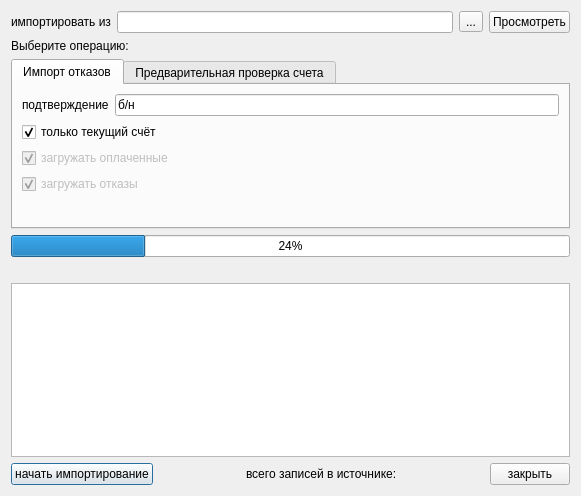
<?xml version="1.0" encoding="UTF-8"?>
<ui version="4.0">
 <class>Dialog</class>
 <widget class="QDialog" name="Dialog">
  <property name="geometry">
   <rect>
    <x>0</x>
    <y>0</y>
    <width>581</width>
    <height>496</height>
   </rect>
  </property>
  <property name="windowTitle">
   <string>Загрузка отказов оплаты для Краснодарского края</string>
  </property>
  <layout class="QGridLayout">
   <item row="3" column="0">
    <widget class="CProgressBar" name="progressBar">
     <property name="value">
      <number>24</number>
     </property>
     <property name="orientation">
      <enum>Qt::Horizontal</enum>
     </property>
    </widget>
   </item>
   <item row="4" column="0">
    <widget class="QLabel" name="stat">
     <property name="text">
      <string/>
     </property>
    </widget>
   </item>
   <item row="5" column="0">
    <widget class="QTextBrowser" name="log"/>
   </item>
   <item row="6" column="0">
    <layout class="QHBoxLayout">
     <property name="spacing">
      <number>6</number>
     </property>
     <property name="margin">
      <number>0</number>
     </property>
     <item>
      <widget class="QPushButton" name="btnImport">
       <property name="text">
        <string>начать импортирование</string>
       </property>
      </widget>
     </item>
     <item>
      <spacer>
       <property name="orientation">
        <enum>Qt::Horizontal</enum>
       </property>
       <property name="sizeHint" stdset="0">
        <size>
         <width>40</width>
         <height>20</height>
        </size>
       </property>
      </spacer>
     </item>
     <item>
      <widget class="QLabel" name="labelNum">
       <property name="text">
        <string>всего записей в источнике:</string>
       </property>
      </widget>
     </item>
     <item>
      <spacer>
       <property name="orientation">
        <enum>Qt::Horizontal</enum>
       </property>
       <property name="sizeHint" stdset="0">
        <size>
         <width>40</width>
         <height>20</height>
        </size>
       </property>
      </spacer>
     </item>
     <item>
      <widget class="QPushButton" name="btnClose">
       <property name="text">
        <string>закрыть</string>
       </property>
      </widget>
     </item>
    </layout>
   </item>
   <item row="2" column="0">
    <widget class="QTabWidget" name="tabImportType">
     <property name="currentIndex">
      <number>0</number>
     </property>
     <widget class="QWidget" name="tab">
      <attribute name="title">
       <string>Импорт отказов</string>
      </attribute>
      <layout class="QVBoxLayout" name="verticalLayout">
       <item>
        <layout class="QHBoxLayout">
         <item>
          <widget class="QLabel" name="label_2">
           <property name="text">
            <string>подтверждение</string>
           </property>
          </widget>
         </item>
         <item>
          <widget class="QLineEdit" name="edtConfirmation">
           <property name="text">
            <string>б/н</string>
           </property>
          </widget>
         </item>
        </layout>
       </item>
       <item>
        <widget class="QCheckBox" name="chkOnlyCurrentAccount">
         <property name="text">
          <string>только текущий счёт</string>
         </property>
         <property name="checked">
          <bool>true</bool>
         </property>
        </widget>
       </item>
       <item>
        <widget class="QCheckBox" name="chkImportPayed">
         <property name="enabled">
          <bool>false</bool>
         </property>
         <property name="text">
          <string>загружать оплаченные</string>
         </property>
         <property name="checked">
          <bool>true</bool>
         </property>
        </widget>
       </item>
       <item>
        <widget class="QCheckBox" name="chkImportRefused">
         <property name="enabled">
          <bool>false</bool>
         </property>
         <property name="text">
          <string>загружать отказы</string>
         </property>
         <property name="checked">
          <bool>true</bool>
         </property>
        </widget>
       </item>
       <item>
        <spacer name="verticalSpacer_2">
         <property name="orientation">
          <enum>Qt::Vertical</enum>
         </property>
         <property name="sizeHint" stdset="0">
          <size>
           <width>20</width>
           <height>40</height>
          </size>
         </property>
        </spacer>
       </item>
      </layout>
     </widget>
     <widget class="QWidget" name="tab_2">
      <attribute name="title">
       <string>Предварительная проверка счета</string>
      </attribute>
      <layout class="QVBoxLayout" name="verticalLayout_2">
       <item>
        <widget class="QCheckBox" name="chkDeleteAccount">
         <property name="text">
          <string>удалять счет при изменении территории страхования одного из пациентов</string>
         </property>
        </widget>
       </item>
       <item>
        <widget class="QCheckBox" name="chkRefreshPolicyInfo">
         <property name="text">
          <string>обновить данные о полисах пациентов</string>
         </property>
        </widget>
       </item>
       <item>
        <spacer name="verticalSpacer">
         <property name="orientation">
          <enum>Qt::Vertical</enum>
         </property>
         <property name="sizeHint" stdset="0">
          <size>
           <width>20</width>
           <height>40</height>
          </size>
         </property>
        </spacer>
       </item>
      </layout>
     </widget>
    </widget>
   </item>
   <item row="0" column="0">
    <layout class="QHBoxLayout">
     <property name="spacing">
      <number>6</number>
     </property>
     <property name="margin">
      <number>0</number>
     </property>
     <item>
      <widget class="QLabel" name="label">
       <property name="text">
        <string>импортировать из</string>
       </property>
      </widget>
     </item>
     <item>
      <widget class="QLineEdit" name="edtFileName"/>
     </item>
     <item>
      <widget class="QToolButton" name="btnSelectFile">
       <property name="text">
        <string>...</string>
       </property>
      </widget>
     </item>
     <item>
      <widget class="QPushButton" name="btnView">
       <property name="text">
        <string>Просмотреть</string>
       </property>
      </widget>
     </item>
    </layout>
   </item>
   <item row="1" column="0">
    <widget class="QLabel" name="label_3">
     <property name="text">
      <string>Выберите операцию:</string>
     </property>
    </widget>
   </item>
  </layout>
 </widget>
 <customwidgets>
  <customwidget>
   <class>CProgressBar</class>
   <extends>QProgressBar</extends>
   <header>library/ProgressBar.h</header>
  </customwidget>
 </customwidgets>
 <resources/>
 <connections/>
</ui>
